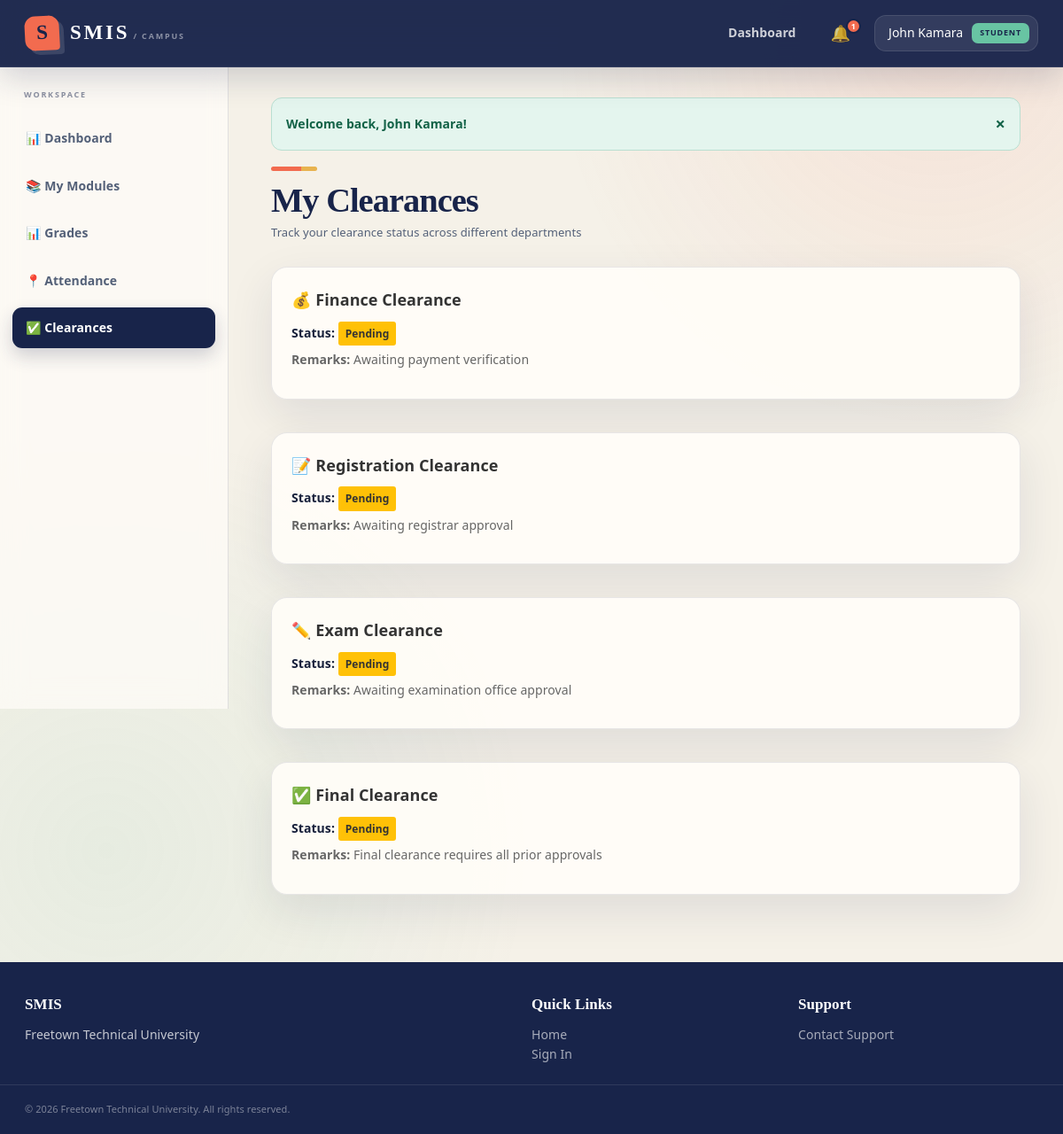
Screenshot of /student/clearances.php (signed in) with the database file from the repository.
### tables this page shows
CREATE TABLE users (
  id INT UNSIGNED AUTO_INCREMENT PRIMARY KEY,
  name VARCHAR(120) NOT NULL,
  email VARCHAR(150) NOT NULL UNIQUE,
  password VARCHAR(255) NOT NULL,
  role ENUM('admin','student','lecturer','finance') NOT NULL,
  status ENUM('active','inactive') NOT NULL DEFAULT 'active',
  last_login_at DATETIME NULL,
  created_at DATETIME NOT NULL DEFAULT CURRENT_TIMESTAMP,
  updated_at DATETIME NULL ON UPDATE CURRENT_TIMESTAMP,
  INDEX idx_users_role (role),
  INDEX idx_users_status (status)
);

CREATE TABLE finance_clearance (
  id INT UNSIGNED AUTO_INCREMENT PRIMARY KEY,
  student_id INT UNSIGNED NOT NULL UNIQUE,
  status ENUM('pending','cleared','not_cleared') NOT NULL DEFAULT 'pending',
  remarks VARCHAR(255) NULL,
  cleared_by INT UNSIGNED NULL,
  cleared_at DATETIME NULL,
  updated_at DATETIME NULL ON UPDATE CURRENT_TIMESTAMP,
  CONSTRAINT fk_finance_clearance_student FOREIGN KEY (student_id) REFERENCES students(id) ON DELETE CASCADE,
  CONSTRAINT fk_finance_clearance_user FOREIGN KEY (cleared_by) REFERENCES users(id) ON DELETE SET NULL
);

CREATE TABLE registration_clearance (
  id INT UNSIGNED AUTO_INCREMENT PRIMARY KEY,
  student_id INT UNSIGNED NOT NULL UNIQUE,
  status ENUM('pending','approved','rejected') NOT NULL DEFAULT 'pending',
  remarks VARCHAR(255) NULL,
  approved_by INT UNSIGNED NULL,
  approved_at DATETIME NULL,
  updated_at DATETIME NULL ON UPDATE CURRENT_TIMESTAMP,
  CONSTRAINT fk_registration_clearance_student FOREIGN KEY (student_id) REFERENCES students(id) ON DELETE CASCADE,
  CONSTRAINT fk_registration_clearance_user FOREIGN KEY (approved_by) REFERENCES users(id) ON DELETE SET NULL
);

CREATE TABLE exam_clearance (
  id INT UNSIGNED AUTO_INCREMENT PRIMARY KEY,
  student_id INT UNSIGNED NOT NULL UNIQUE,
  status ENUM('pending','approved','rejected') NOT NULL DEFAULT 'pending',
  remarks VARCHAR(255) NULL,
  approved_by INT UNSIGNED NULL,
  approved_at DATETIME NULL,
  updated_at DATETIME NULL ON UPDATE CURRENT_TIMESTAMP,
  CONSTRAINT fk_exam_clearance_student FOREIGN KEY (student_id) REFERENCES students(id) ON DELETE CASCADE,
  CONSTRAINT fk_exam_clearance_user FOREIGN KEY (approved_by) REFERENCES users(id) ON DELETE SET NULL
);

CREATE TABLE final_clearance (
  id INT UNSIGNED AUTO_INCREMENT PRIMARY KEY,
  student_id INT UNSIGNED NOT NULL UNIQUE,
  status ENUM('pending','approved','rejected') NOT NULL DEFAULT 'pending',
  remarks VARCHAR(255) NULL,
  approved_by INT UNSIGNED NULL,
  approved_at DATETIME NULL,
  updated_at DATETIME NULL ON UPDATE CURRENT_TIMESTAMP,
  CONSTRAINT fk_final_clearance_student FOREIGN KEY (student_id) REFERENCES students(id) ON DELETE CASCADE,
  CONSTRAINT fk_final_clearance_user FOREIGN KEY (approved_by) REFERENCES users(id) ON DELETE SET NULL
);

### config/database.php (called while the page is built)
<?php
return [
    'host' => 'localhost',
    'port' => '3306',
    'database' => 'smis_db',
    'username' => 'root',
    'password' => '',
    'charset' => 'utf8mb4',
];

### includes/database.php (called while the page is built, shortened)
<?php
function db(): PDO
{
    static $pdo = null;
    if ($pdo instanceof PDO) {
        return $pdo;
    }
    $config = require __DIR__ . '/../config/database.php';
    $dsn = sprintf(
        'mysql:host=%s;port=%s;dbname=%s;charset=%s',
        $config['host'],
        $config['port'],
        $config['database'],
        $config['charset']
    );
    $pdo = new PDO($dsn, $config['username'], $config['password'], [
        PDO::ATTR_ERRMODE => PDO::ERRMODE_EXCEPTION,
        PDO::ATTR_DEFAULT_FETCH_MODE => PDO::FETCH_ASSOC,
        PDO::ATTR_EMULATE_PREPARES => false,
    ]);
    return $pdo;
}
function db_statement(string $sql, array $params = []): PDOStatement
{
    $statement = db()->prepare($sql);
    $statement->execute($params);
    return $statement;
}
function db_one(string $sql, array $params = []): ?array
{
    $row = db_statement($sql, $params)->fetch();
    return $row === false ? null : $row;
}
function db_value(string $sql, array $params = []): mixed
{
    $value = db_statement($sql, $params)->fetchColumn();
    return $value === false ? null : $value;
}

### includes/functions.php (called while the page is built, shortened)
<?php
function app_config(?string $key = null, mixed $default = null): mixed
{
    static $config = null;
    if ($config === null) {
        $config = require __DIR__ . '/../config/app.php';
    }
    $value = $config;
    foreach (explode('.', $key) as $part) {
        $value = $value[$part];
    }
    return $value;
}
function e(mixed $value): string
{
    return htmlspecialchars((string) $value, ENT_QUOTES, 'UTF-8');
}
function url(string $path = ''): string
{
    $base = rtrim((string) app_config('base_url', ''), '/');
    $path = ltrim($path, '/');
    return $path === '' ? ($base === '' ? '/' : $base) : $base . '/' . $path;
}
function flashes(): array
{
    $messages = $_SESSION['flash'] ?? [];
    return $messages;
}

### includes/auth.php (called while the page is built, shortened)
<?php
function current_user(): ?array
{
    static $user = null;
    if ($user === null) {
        $user = db_one('SELECT id, name, email, role, status, last_login_at FROM users WHERE id = :id', [
            'id' => $_SESSION['user_id'],
        ]);
    }
    return $user;
}
function role_home(string $role): string
{
    return match ($role) {
        'admin' => 'admin/dashboard.php',
        'lecturer' => 'lecturer/dashboard.php',
        'finance' => 'finance/dashboard.php',
        'student' => 'student/dashboard.php',
        default => 'login.php',
    };
}

### includes/middleware.php (called while the page is built, shortened)
<?php
function require_login(): void
{
    if (!current_user()) {
        set_flash('error', 'Please sign in to continue.');
        redirect('login.php');
    }
}
function require_role(string|array $roles): void
{
    require_login();
}

### student/clearances.php (the view, shortened to what this page needs)
<?php
require_role('student');
$student = db_one('SELECT * FROM students WHERE user_id = :id', ['id' => current_user()['id']]);
$finance_clearance = db_one('SELECT * FROM finance_clearance WHERE student_id = :id', ['id' => $student['id']]);
$registration_clearance = db_one('SELECT * FROM registration_clearance WHERE student_id = :id', ['id' => $student['id']]);
$exam_clearance = db_one('SELECT * FROM exam_clearance WHERE student_id = :id', ['id' => $student['id']]);
$final_clearance = db_one('SELECT * FROM final_clearance WHERE student_id = :id', ['id' => $student['id']]);
$clearances = [
    ['name' => 'Finance Clearance', 'data' => $finance_clearance, 'icon' => '💰'],
    ['name' => 'Registration Clearance', 'data' => $registration_clearance, 'icon' => '📝'],
    ['name' => 'Exam Clearance', 'data' => $exam_clearance, 'icon' => '✏️'],
    ['name' => 'Final Clearance', 'data' => $final_clearance, 'icon' => '✅'],
];
?>
<?php include __DIR__ . '/../includes/header.php'; ?>
<div class="page-header">
    <h1>My Clearances</h1>
    <p>Track your clearance status across different departments</p>
</div>
<div style="display: grid; gap: 15px;">
    <?php foreach ($clearances as $clearance): ?>
        <?php $data = $clearance['data']; ?>
        <div class="card">
            <div class="card-body" style="display: flex; justify-content: space-between; align-items: center;">
                <div>
                    <h3 style="margin: 0 0 10px 0; font-size: 18px;">
                        <?= $clearance['icon'] ?> <?= $clearance['name'] ?>
                    </h3>
                    <?php if ($data): ?>
                        <div style="margin: 10px 0;">
                            <p style="margin: 5px 0;">
                                <strong>Status:</strong>
                                <span style="
                                    display: inline-block;
                                    background-color: <?= match($data['status']) {
                                        'approved', 'cleared' => '#28a745',
                                        'pending' => '#ffc107',
                                        'rejected', 'not_cleared' => '#dc3545',
                                        default => '#6c757d'
                                    } ?>;
                                    color: <?= in_array($data['status'], ['approved', 'cleared']) || $data['status'] === 'rejected' || $data['status'] === 'not_cleared' ? 'white' : '#333' ?>;
                                    padding: 4px 8px;
                                    border-radius: 3px;
                                    font-weight: bold;
                                    font-size: 12px;
                                ">
                                    <?= ucfirst($data['status']) ?>
                                </span>
                            </p>
                            <?php if ($data['remarks']): ?>
                                <p style="margin: 5px 0; color: #666;">
                                    <strong>Remarks:</strong> <?= e($data['remarks']) ?>
                                </p>
                            <?php endif; ?>
                        </div>
                    <?php else: ?>
                        <p style="color: #999; margin: 0;">
                            No clearance record found
                        </p>
                    <?php endif; ?>
                </div>
            </div>
        </div>
    <?php endforeach; ?>
</div>
<?php include __DIR__ . '/../includes/footer.php'; ?>

### includes/header.php (shortened to what this page needs)
<?php
$user = current_user();
$unread_count = db_value('SELECT COUNT(*) FROM notifications WHERE user_id = :id AND is_read = 0', ['id' => $user['id'] ?? null]) ?? 0;
?>
<!DOCTYPE html>
<html lang="en">
<head>
    <link rel="stylesheet" href="<?= url('assets/css/style.css') ?>">
</head>
<body>
    <nav class="navbar">
        <div class="navbar-container">
            <div class="navbar-brand">
                <a href="<?= url('/') ?>" class="brand-link">
                    <span class="brand-text"><?= e(app_config('short_name')) ?></span>
                </a>
            </div>
            <div class="navbar-menu">
                <div class="navbar-menu-items">
                    <?php if ($user): ?>
                        <a href="<?= url(role_home($user['role'])) ?>" class="nav-link">Dashboard</a>
                        <div class="nav-notifications">
                            <a href="<?= url('notifications.php') ?>" class="nav-link notification-link">
                                <span class="notification-icon">🔔</span>
                                <?php if ($unread_count > 0): ?>
                                    <span class="notification-badge"><?= min($unread_count, 9) ?></span>
                                <?php endif; ?>
                            </a>
                        </div>
                        <div class="nav-user">
                            <div class="user-menu">
                                <button class="user-menu-toggle">
                                    <span><?= e($user['name']) ?></span>
                                    <span class="role-badge"><?= e($user['role']) ?></span>
                                </button>
                            </div>
                        </div>
                    <?php else: ?>
                        <a href="<?= url('login.php') ?>" class="btn btn-sm btn-primary">Sign In</a>
                    <?php endif; ?>
                </div>
            </div>
        </div>
    </nav>
    <div class="page-wrapper">
        <?php if ($user): ?>
            <aside class="sidebar">
                <nav class="sidebar-nav">
                    <?php
                    $nav_items = [];
                    if ($user['role'] === 'admin') {
                        $nav_items = [
                            ['url' => 'admin/dashboard.php', 'label' => '📊 Dashboard'],
                            ['url' => 'admin/users.php', 'label' => '👥 Users'],
                            ['url' => 'admin/classes.php', 'label' => '🏫 Classes'],
                            ['url' => 'admin/semesters.php', 'label' => '📅 Semesters'],
                            ['url' => 'admin/modules.php', 'label' => '📚 Modules'],
                            ['url' => 'admin/students.php', 'label' => '🎓 Students'],
                            ['url' => 'admin/lecturers.php', 'label' => '👨‍🏫 Lecturers'],
                            ['url' => 'admin/attendance.php', 'label' => '📍 Attendance'],
                            ['url' => 'admin/grades.php', 'label' => '📊 Grades'],
                            ['url' => 'admin/clearances.php', 'label' => '✅ Clearances'],
                            ['url' => 'admin/reports.php', 'label' => '📈 Reports'],
                            ['url' => 'admin/logs.php', 'label' => '📋 Activity Logs'],
                        ];
                    } elseif ($user['role'] === 'student') {
                        $nav_items = [
                            ['url' => 'student/dashboard.php', 'label' => '📊 Dashboard'],
                            ['url' => 'student/modules.php', 'label' => '📚 My Modules'],
                            ['url' => 'student/grades.php', 'label' => '📊 Grades'],
                            ['url' => 'student/attendance.php', 'label' => '📍 Attendance'],
                            ['url' => 'student/clearances.php', 'label' => '✅ Clearances'],
                        ];
                    }
                    ?>
                    <?php foreach ($nav_items as $item): ?>
                        <a href="<?= url($item['url']) ?>" class="nav-item <?= strpos($_SERVER['REQUEST_URI'] ?? '', $item['url']) !== false ? 'active' : '' ?>">
                            <?= $item['label'] ?>
                        </a>
                    <?php endforeach; ?>
                </nav>
            </aside>
        <?php endif; ?>
        <main class="main-content">
            <?php
            $flashes = flashes();
            foreach ($flashes as $flash):
            ?>
                <div class="alert alert-<?= e($flash['type']) ?>" role="alert">
                    <?= e($flash['message']) ?>
                    <button type="button" class="alert-close" data-dismiss="alert">×</button>
                </div>
            <?php endforeach; ?>

### student/clearances.php (style rules this page uses)
.page-header { margin-bottom: 20px; }
.page-header h1 { margin-bottom: 5px; }
.page-header p { color: #666; font-size: 13px; }
h3 { color: #333; }

### rows the page displays
users: name "John Kamara", role "STUDENT"
finance_clearance: icon "💰", name "Finance Clearance", status "Pending", remarks "Awaiting payment verification"
registration_clearance: icon "📝", name "Registration Clearance", status "Pending", remarks "Awaiting registrar approval"
exam_clearance: icon "✏️", name "Exam Clearance", status "Pending", remarks "Awaiting examination office approval"
final_clearance: icon "✅", name "Final Clearance", status "Pending", remarks "Final clearance requires all prior approvals"

### other values shown
app_config('short_name') "SMIS"
min($unread_count, 9) "1"
$item['label'] "📊 Dashboard"
$item['label'] "📚 My Modules"
$item['label'] "📊 Grades"
$item['label'] "📍 Attendance"
$item['label'] "✅ Clearances"
$flash['message'] "Welcome back, John Kamara!"
app_config('university_name') "Freetown Technical University"
